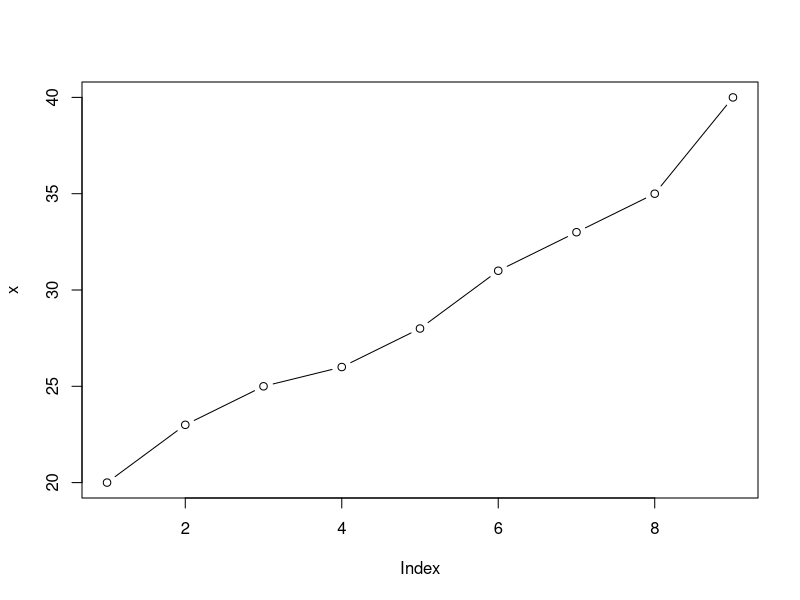
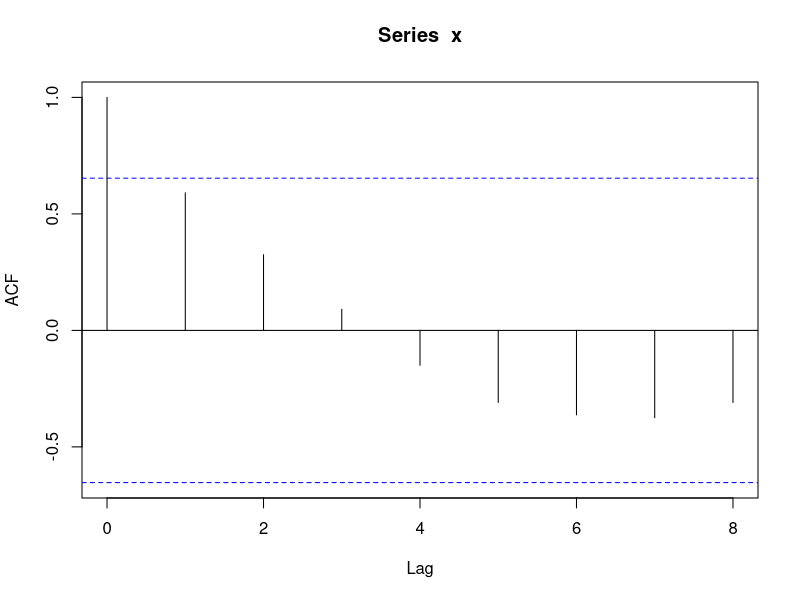
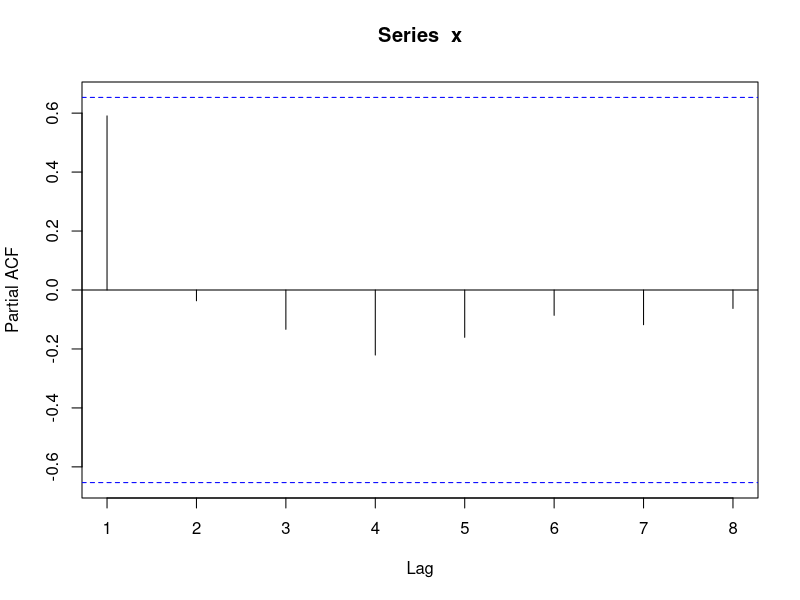
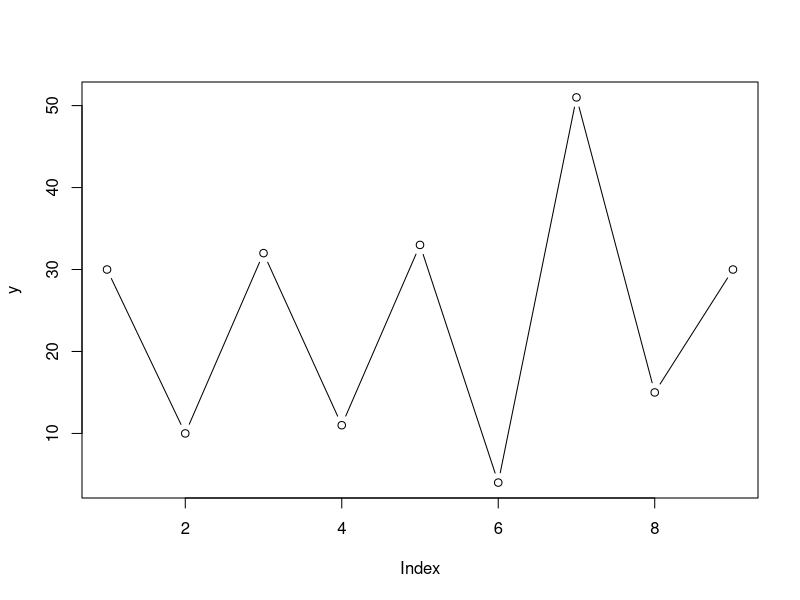
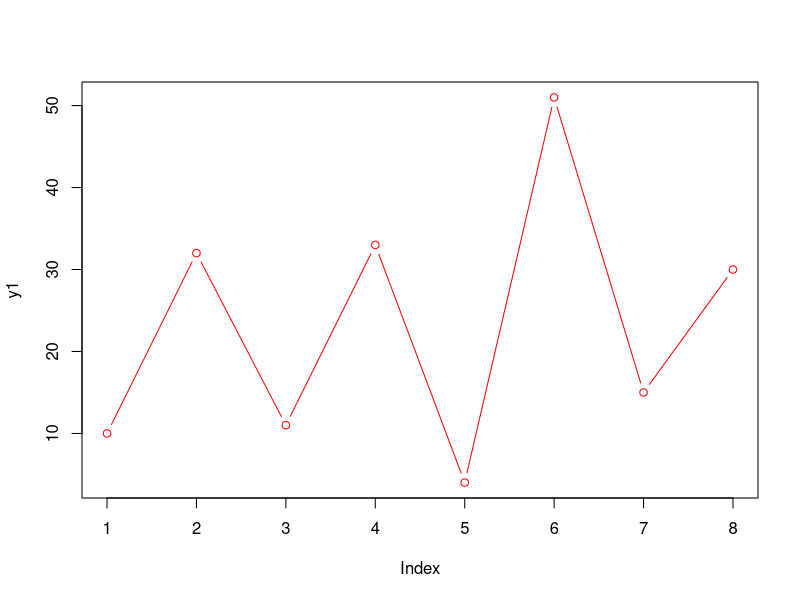
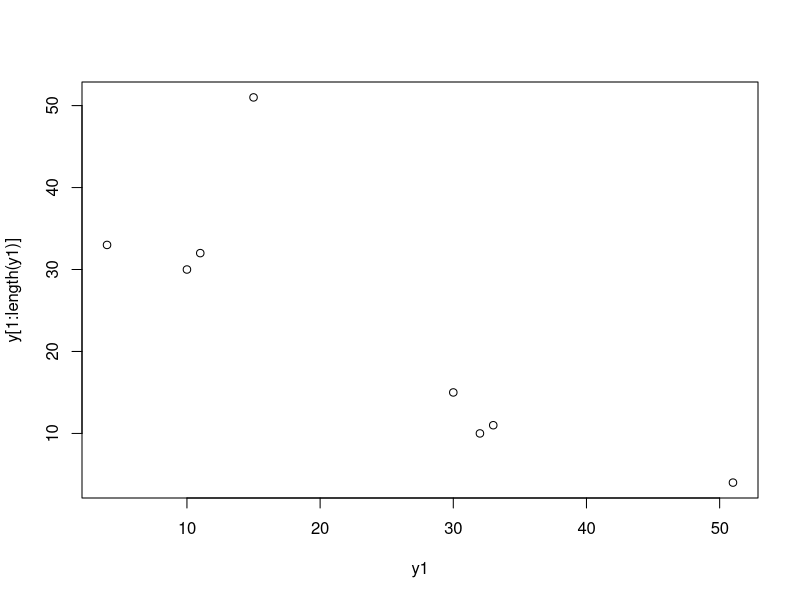
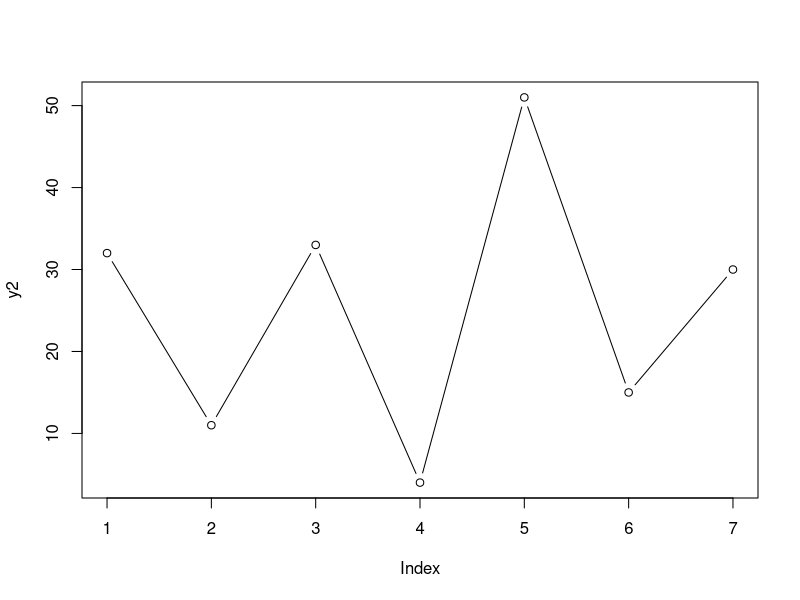
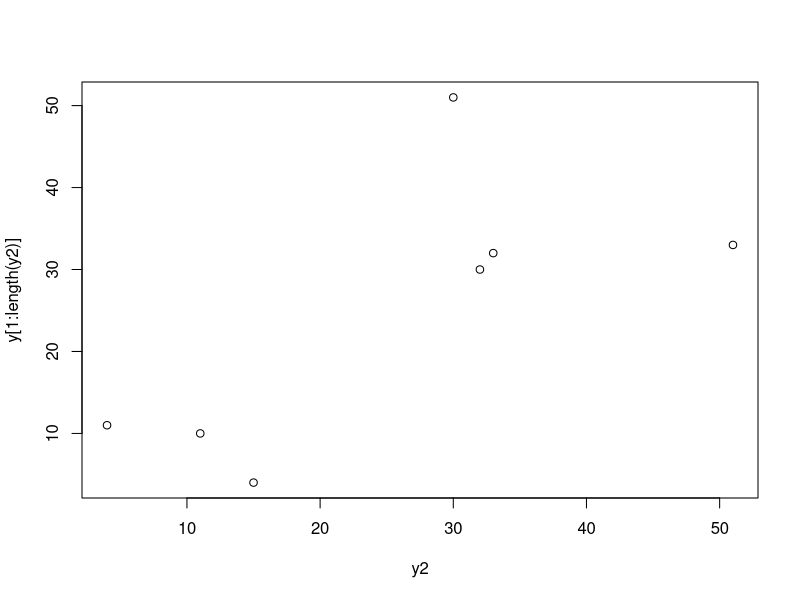

Here is the R script that generated these plots, in order:
#時系列データ

x<-c(20,23,25,26,28,31,33,35,40) #単に増えていくだけの時系列データ
plot(x,type="b")
x1<-x[2:length(x)] #１期ずらし
cor(x1,x[1:length(x1)]) 
acf(x)
pacf(x)

y<-c(30,10,32,11,33,4,51,15,30)　#高低が交互に来る時系列データ
plot(y,type="b")
y1<-y[2:length(y)]　#１期ずらし
plot(y1,col="RED",type="b")
#help(plot)
y1
plot(y1,y[1:length(y1)])
cor(y1,y[1:length(y1)])

y2<-y[3:length(y)]　#2期ずらし
plot(y2,type="b")
y2
plot(y2,y[1:length(y2)])
cor(y2,y[1:length(y2)])


#12期周期の時系列データ
t<-1:100
z<-10*sin(2*pi*t/12)+rnorm(100,mean=0,sd=1.5)
plot(z,type="b")
acf(z)　#コレログラムを描く
z12<-z[12:length(z)]　#12期ずらし
plot(z12,z[1:length(z12)])
pacf(z)
z1<-z[13:length(z)]
z
head(z1)
plot(z1,z[1:length(z1)])
cor(z1,z[1:length(z1)])

z2<-z[7:length(z)]
z
head(z2)
plot(z2,z[1:length(z2)])
cor(z2,z[1:length(z2)])

z3<-z[4:length(z)]
z
head(z3)
plot(z3,z[1:length(z3)])
cor(z3,z[1:length(z3)])

z4<-z[10:length(z)]
z
head(z4)
plot(z4,z[1:length(z4)])
cor(z4,z[1:length(z4)])
pacf(z) #偏自己相関プロットを求める。


